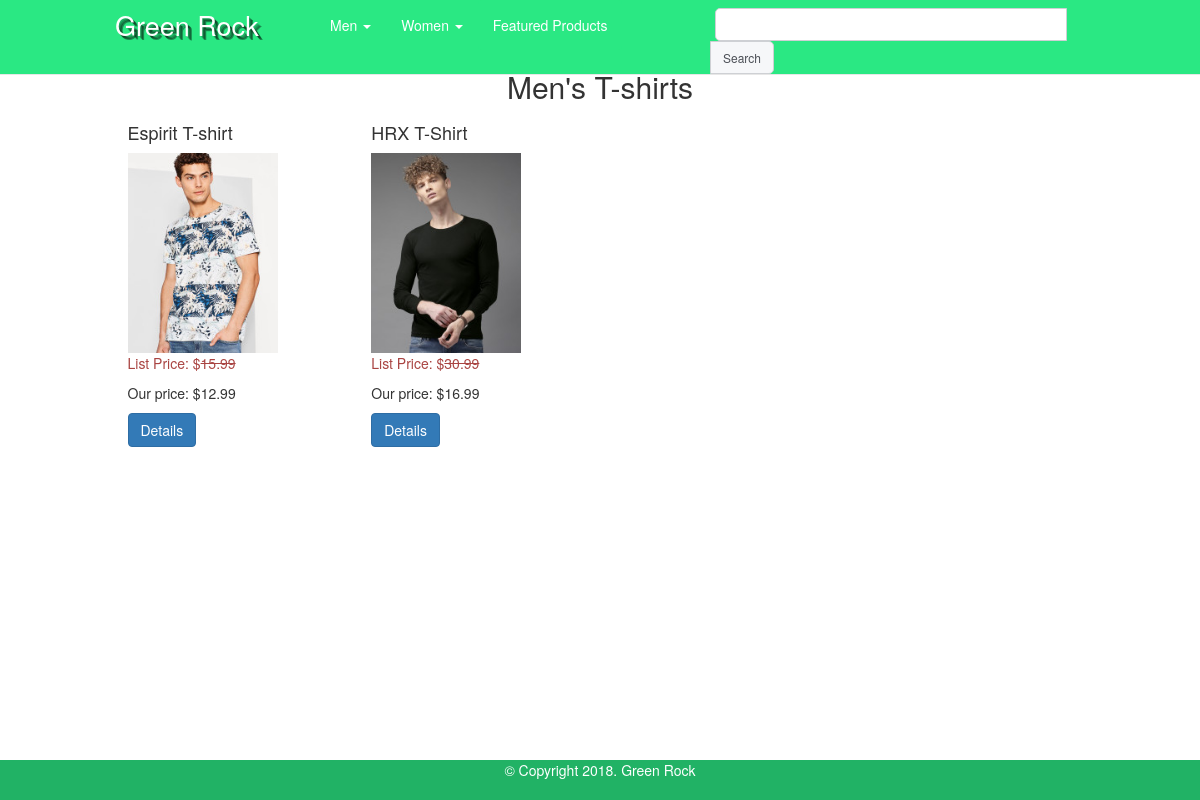
The page /display_categorywise_products.php?id=7 on the database its author committed.
### tables this page shows
CREATE TABLE `categories` (
  `id` int(11) NOT NULL,
  `category` varchar(255) NOT NULL,
  `parent` int(11) NOT NULL DEFAULT '0'
);

CREATE TABLE `products` (
  `id` int(11) NOT NULL,
  `title` varchar(255) NOT NULL,
  `price` decimal(10,2) NOT NULL,
  `list_price` decimal(10,2) NOT NULL,
  `brand` int(11) NOT NULL,
  `categories` varchar(255) NOT NULL,
  `image` varchar(255) NOT NULL,
  `description` text NOT NULL,
  `featured` tinyint(4) NOT NULL,
  `sizes` text NOT NULL
);

### display_categorywise_products.php (the view, shortened to what this page needs)
<?php include 'includes/header.php'; ?>
<?php
$id = $db->quote(htmlentities(trim($_GET['id'])));
$id = trim($id,"'");
$sqls = "Select * from products where categories = {$id}";
$pantquery = $db->query("$sqls");
$a = 1;
 ?>
 <div class="col-md-12">
	<div class="col-md-1"></div>
	<div class="col-md-10">
		<div class="row">
			<?php $sqlq2 = "select category as cat, parent from categories where id = '{$id}'";
						$sqlq2 = $db->query("$sqlq2");
						$sqlq2 = $sqlq2->fetch(PDO::FETCH_ASSOC);
						$parentid = $sqlq2['parent'];
						$category = $sqlq2['cat'];
						$sqlq2 = "select category as cat from categories where id = '{$parentid}'";
						$sqlq2 = $db->query("$sqlq2");
						$sqlq2 = $sqlq2->fetch(PDO::FETCH_ASSOC);
						$parent_name = $sqlq2['cat'];
			?>
			<h2 class="text-center"><?= $parent_name;?>'s <?= $category; ?></h2>
				<?php
				$pantquery = $pantquery->fetchAll(PDO::FETCH_ASSOC);
				foreach ($pantquery as $product) : ?>
					<div class="col-md-3">
						<h4><?= $product['title']; ?></h5>
						<img src="<?= $product['image']; ?>" alt="<?= $product['title']; ?>" id="images">
						<p class="list-price text-danger">List Price: $<s><?= $product['list_price']; ?></s></p>
						<p class="price">Our price: $<?= $product['price']; ?></p>
						<button class="btn btn-primary" type="button" data-toggle="modal" data-target="#details-<?php echo $a; ?>">Details</button>
					</div>
			<?php endforeach; ?>
		</div>
	</div>
	</div>
<?php include 'includes/footer.php'; ?>

### includes/header.php (shortened to what this page needs)
<?php require_once 'core/init.php';
 ?>
<!DOCTYPE html>
<html>
	<head>
		<link rel="stylesheet" href="css/bootstrap.min.css">
		<link rel="stylesheet" href="css/jquery-ui.css">
		<link rel="stylesheet" href="css/main.css">
	</head>
	<body>
				<?php
						$sql = "Select * from categories where parent = 0";
						$pquery = $db->query($sql);
				?>
	<nav class="navbar navbar-default navbar-fixed-top default_col" id="navbar">
		<div class="container-fluid" >
			<div class="row">
				<div class="col-xs-12 col-md-2">
					<a href="./" class="navbar-brand head_brand" id="textc">Green Rock</a>
				</div>
				<div class="col-xs-12 col-md-4">
					<ul class="nav navbar-nav">
						<?php
						$pquery = $pquery->fetchAll(PDO::FETCH_ASSOC);
						foreach ($pquery as $parent) : ?>
						<li>
							<a href="#" class="dropdown-toggle" data-toggle="dropdown" id="textc"><?php echo $parent['category']; ?> <span class="caret"></span></a>
						</li>
					<?php endforeach;?>
						<li>
							<a class="btn btn-default feat" id="textc">Featured Products</a>
						</li>
					</ul>
				</div>
				<div class="col-md-4">
					<div class="search_box">
						<form action="search_result.php" method="post" autocomplete="off">
								<input class="autosuggest" type="text" name="keywords" value="">
								<button type="button" name="search_button">Search</button>
					</form>
					</div>
				</div>
			</div>
		</div>
	</nav>

### css/main.css (style rules this page uses)
body { padding-top: 50px; }
#navbar { background-color: #2AE883; }
#textc { color: #fff; }
.container-fluid .row .head_brand { font-size: 2.7rem; color: #000; text-shadow: 1px 1px 0 rgba(0, 0, 0, 0.1), 2px 2px 0 rgba(0, 0, 0, 0.2), 3px 3px 0 rgba(0, 0, 0, 0.3), 4px 4px 0 rgba(0, 0, 0, 0.4); }
#images { height: 200px; width: auto; background-position: center right; }
.feat { background-color: #2AE883; border: none; }
.search_box { margin: 8px 0 auto; position: relative; width: 100%; }
.search_box input { outline: none; margin-right: 0; font-size: 1.2rem; border: solid 1px #ced0d4; padding: 7px 10px; border-top-left-radius: 5px; border-bottom-left-radius: 5px; width: 352px; }
.search_box button { border-top-right-radius: 5px; border-bottom-right-radius: 5px; margin-left: -5px; font-size: 1.2rem; padding: 7px 12px; box-sizing: content-box; background: #f6f7f9; border: solid 1px #ced0d4; color: #4b4f56; }

### rows shown on the page
categories: category "Men"
categories: category "Women"
categories: category "T-shirts"
products: title "Espirit T-shirt", image (picture), list_price "15.99", price "12.99"
products: title "HRX T-Shirt", image (picture), list_price "30.99", price "16.99"
